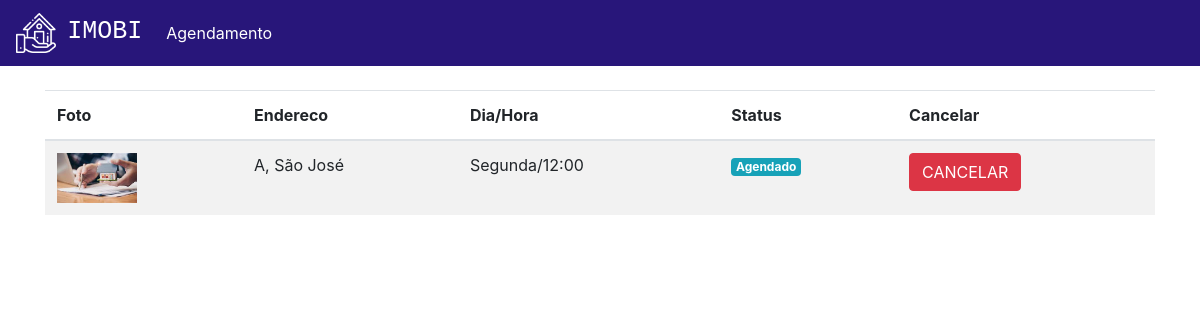
Screenshot of /agendamentos (signed in) with the database file from the repository.
### plataforma/models.py (models this page shows, shortened)
class Visitas(models.Model):
    choices = (('S', 'Segunda'),
            ('T', 'Terça'),
            ('Q', 'Quarta'),
            ('QI', 'Quinta'),
            ('SE', 'Sexta'),
            ('SA', 'Sabado'),
            ('D', 'Domingo'))
    choices_status = (('A', 'Agendado'),
            ('F', 'Finalizado'),
            ('C', 'Cancelado'))
    imovel = models.ForeignKey(Imovei, on_delete=models.DO_NOTHING)
    usuario = models.ForeignKey(User, on_delete=models.DO_NOTHING)
    dia = models.CharField(max_length=20)
    horario = models.TimeField()
    status = models.CharField(max_length=1, choices=choices_status, default="A")

class Imovei(models.Model):
    choices = (('V', 'Venda'),
            ('A', 'Aluguel'))
    choices_imovel = (('A', 'Apartamento'),
            ('C', 'Casa'))
    imagens = models.ManyToManyField(Imagem)
    valor = models.FloatField()
    quartos = models.IntegerField()
    tamanho = models.FloatField()
    cidade = models.ForeignKey(Cidade, on_delete=models.DO_NOTHING)
    rua = models.CharField(max_length=50)
    tipo = models.CharField(max_length=1, choices=choices)
    tipo_imovel = models.CharField(max_length=1, choices=choices_imovel)
    numero = models.IntegerField()
    descricao = models.TextField()
    dias_visita = models.ManyToManyField(DiasVisita)
    horarios = models.ManyToManyField(Horario)

class Imagem(models.Model):
    img = models.ImageField(upload_to='img')
    def __str__(self) -> str:
        return self.img.url

class Cidade(models.Model):
    nome = models.CharField(max_length=30)
    def __str__(self) -> str:
        return self.nome

### plataforma/views.py (the view)
# urls.py: path('agendamentos', views.agendamentos, name="agendamentos"),
def agendamentos(request):
    visitas = Visitas.objects.filter(usuario=request.user)
    return render(request, "agendamentos.html", {'visitas': visitas})

### plataforma/templates/agendamentos.html (shortened to what this page needs)
{% extends 'base.html' %}
{% load static %}
{% block 'head' %}
<link rel="stylesheet" href="{% static 'plataforma/css/home.css' %}">
{% endblock  %}
{% block 'body' %}
    <div class="container">
        <br>
        <table class="table table-striped">
        <thead>
            <tr>
                <th scope="col">Foto</th>
                <th scope="col">Endereco</th>
                <th scope="col">Dia/Hora</th>
                <th scope="col">Status</th>
                <th scope="col">Cancelar</th>
            </tr>
        </thead>
        <tbody>
            {% for visita in visitas %}
                <tr>
                    <th><img width="80" src="{{visita.imovel.imagens.all.0}}"></th>
                    <td>{{visita.imovel.rua}}, {{visita.imovel.cidade}}</td>
                    <td>{{visita.dia}}/{{visita.horario}}</td>
                    <td>
                        {% if visita.status == "A" %}
                            <span class="badge badge-info">Agendado</span>
                        {% endif %}
                    </td>
                    <td>
                        {% if visita.status == "A" %}
                            <a href="{% url 'cancelar_agendamento' visita.id %}" class="btn btn-danger">CANCELAR</a>
                        {% else %}
                            <a href="" class="btn btn-danger disabled">CANCELAR</a>
                        {% endif %}
                    </td>
                </tr>
            {% endfor %}
        </tbody>
    </table>
    </div>
{% endblock  %}

### rows the page displays
Visitas: imovel.imagens.all.0 (picture), imovel.rua "A", imovel.cidade "São José", dia "Segunda", horario "12:00", status "Agendado"
